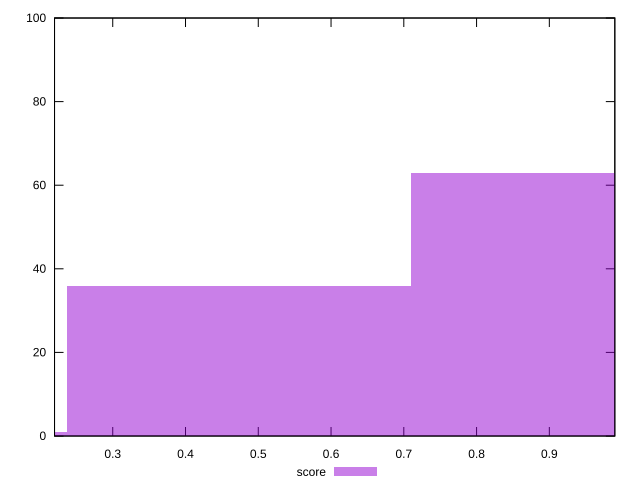

Write the gnuplot code that produced this figure.
reset

$score <<EOF
0.9467977996965222 63
0.4733988998482611 36
0 1
EOF

set key outside below
set boxwidth 0.4733988998482611
set xrange [0.22:0.99]
set yrange [0:100]
set trange [0:100]
set style fill transparent solid 0.5 noborder
set terminal svg size 640, 490 enhanced background rgb 'white'
set output "report_00013_2021-02-09T12-04-24.940Z/mainthread-work-breakdown/samples/pages+cached+noadtech/score/histogram.svg"

plot $score title "score" with boxes

reset
